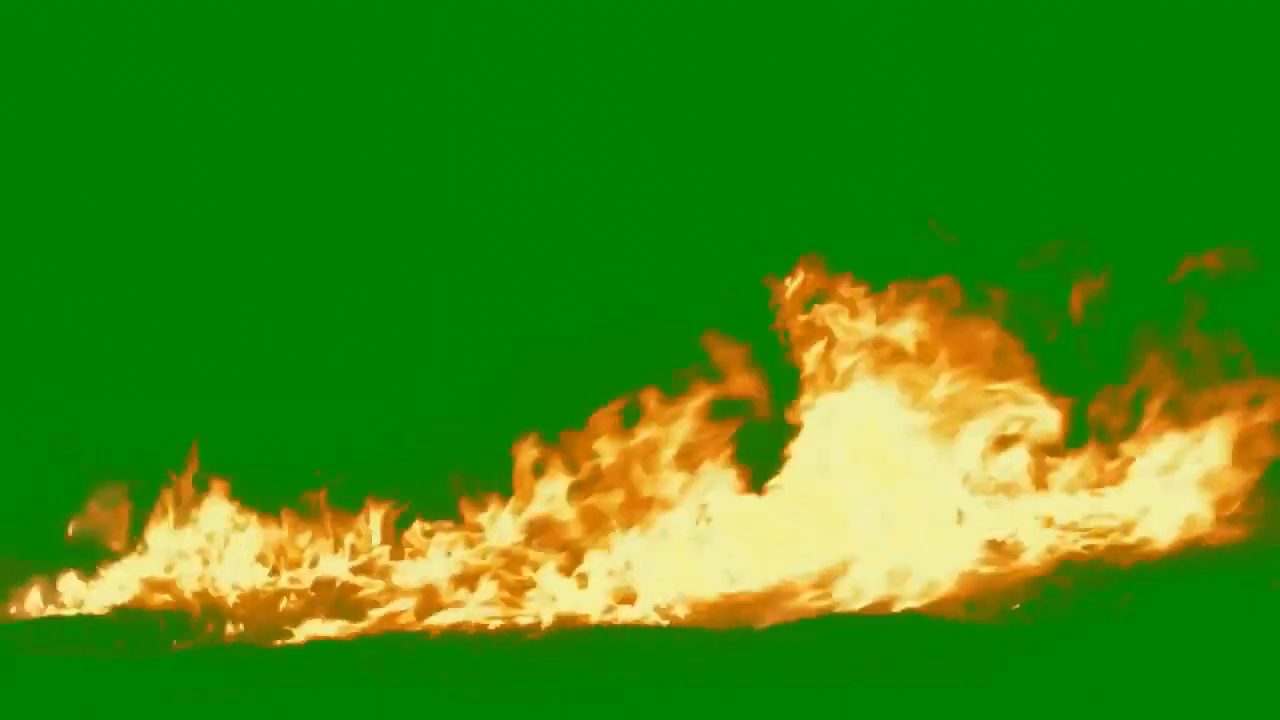
#> input picture frame 35 of HSV Algorithms/fire.mp4, 1280 x 720 px
$ jupyter execute 'Fire Detetction.ipynb'
#> lines starting #> are read from the running program, lines starting #| are printed output that depends on the picture; after the words box and inside, x2 and y2 are one past the last pixel; in counts of white or black regions, pixels touching at a corner belong together
[cell 1]
import cv2
import numpy as np
import playsound
import threading
def play_alarm_sound_function():
    while True:
        playsound.playsound('alarm-sound.mp3', True)
Alarm_Status = False
Fire_Reported = 0
video = cv2.VideoCapture("fire.mp4")
while True:
    grabbed, frame = video.read()
#> frame is the input picture: shape (720, 1280, 3); mean B, G, R 19.6, 137.9, 60.1
    if not grabbed:
        break
    frame = cv2.resize(frame, (960, 540))
#> frame: shape (540, 960, 3)
    blur = cv2.GaussianBlur(frame, (21, 21), 0)
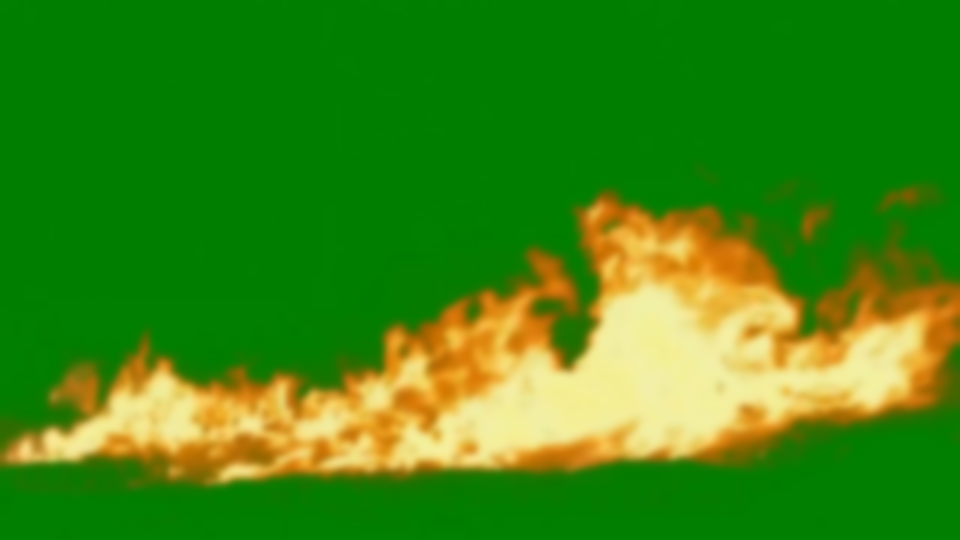
#> blur: shape (540, 960, 3); mean B, G, R 19.6, 137.9, 60.1
    hsv = cv2.cvtColor(blur, cv2.COLOR_BGR2HSV)
#> hsv: shape (540, 960, 3); mean H, S, V 49.2, 233.6, 147.8
    lower_red = np.array([18, 50, 50])
    upper_red = np.array([35, 255, 255])
    mask = cv2.inRange(hsv, lower_red, upper_red)
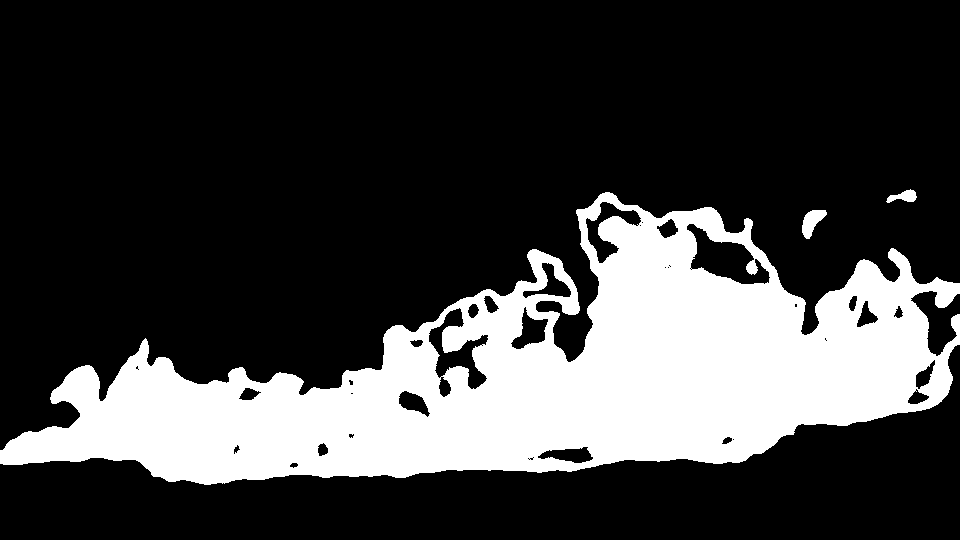
#> mask: shape (540, 960); 24.7% white; 3 white regions, box (x1, y1, x2, y2) and area: (0, 192, 960, 485) 127279, (802, 210, 827, 239) 401, (886, 189, 917, 203) 236

    output = cv2.bitwise_and(frame, frame, mask=mask)
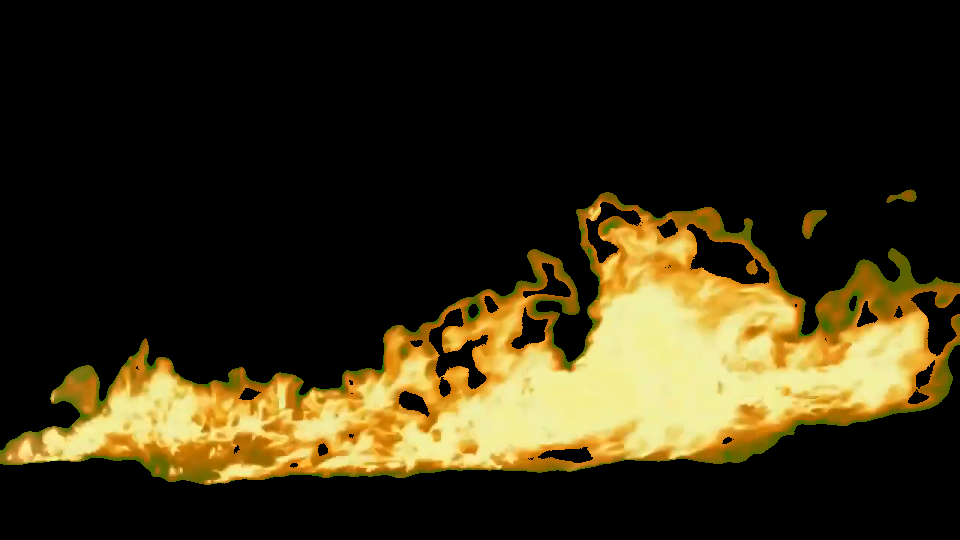
#> output: shape (540, 960, 3); mean B, G, R 19.4, 44.2, 52.6
    no_red = cv2.countNonZero(mask)
#> no_red = 127916
    if int(no_red) > 15000:
        Fire_Reported += 1
    cv2.imshow("output", output)
    if Fire_Reported >= 1 and not Alarm_Status:
        threading.Thread(target=play_alarm_sound_function).start()
        Alarm_Status = True
    if cv2.waitKey(1) & 0xFF == ord('q'):
#> (key q is pressed here)
        break
cv2.destroyAllWindows()
video.release()

$ run again, starting later in the video
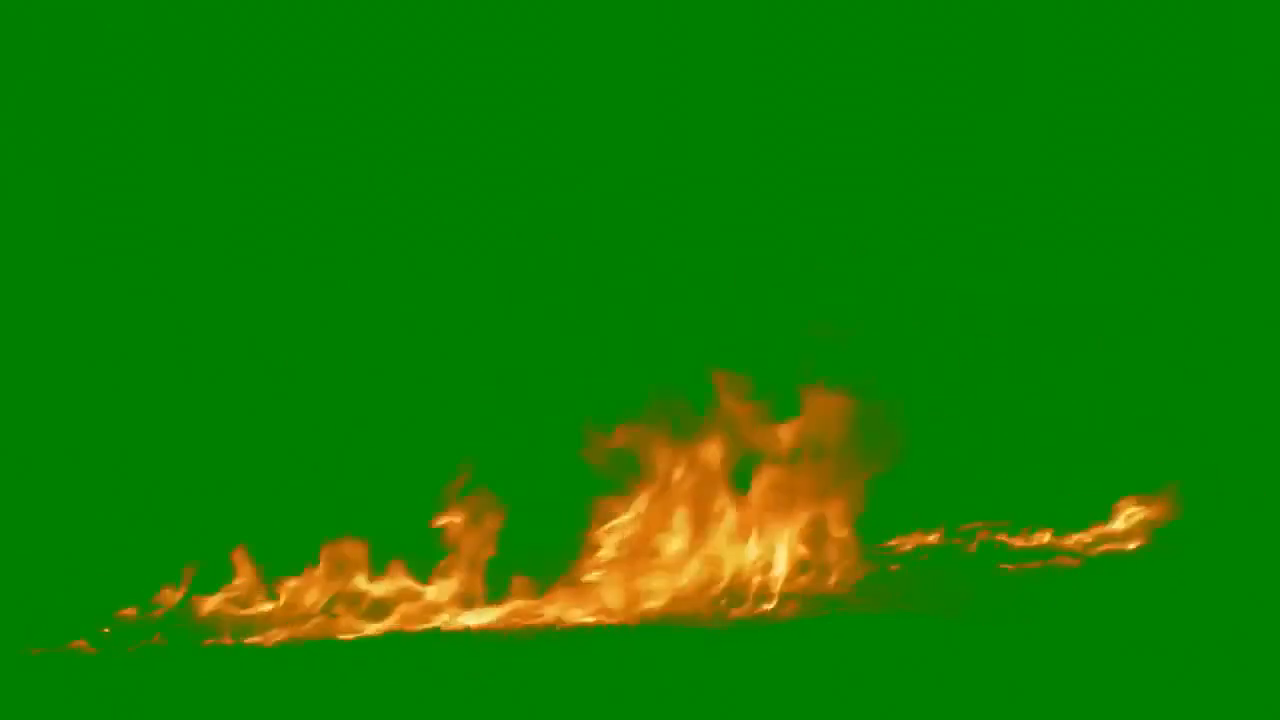
#> input picture frame 157 of HSV Algorithms/fire.mp4, 1280 x 720 px
#> frame is the input picture: shape (720, 1280, 3); mean B, G, R 1.6, 125.5, 19.5
#> frame: shape (540, 960, 3)
#> hsv: shape (540, 960, 3); mean H, S, V 55.6, 252.9, 130.9
#> `mask = cv2.inRange(hsv, lower_red, upper_red)`:
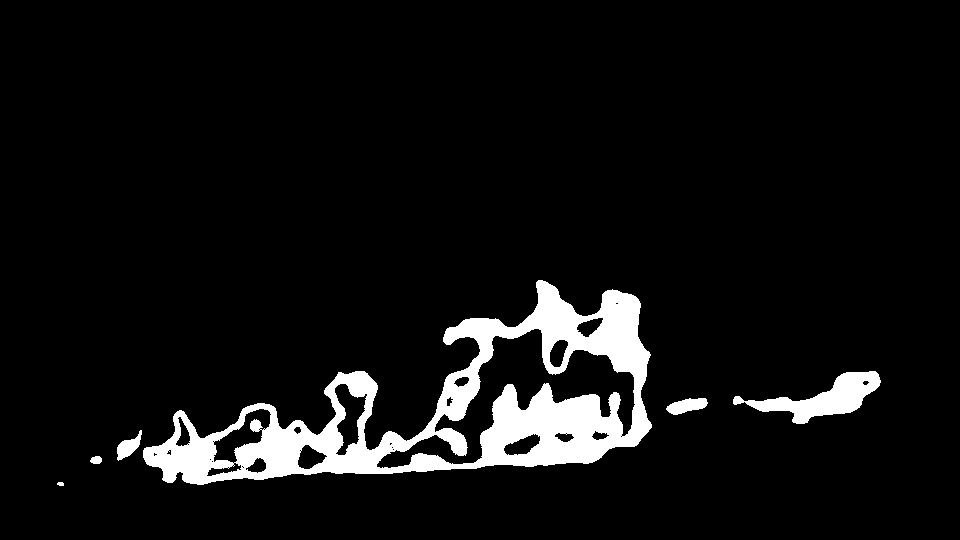
#> mask: shape (540, 960); 6.9% white; 6 white regions, box (x1, y1, x2, y2) and area: (143, 280, 652, 485) 31667, (733, 371, 881, 424) 2951, (666, 398, 708, 415) 454, (117, 430, 142, 461) 360, (90, 456, 102, 464) 77, (57, 482, 64, 486) 24
#> `output = cv2.bitwise_and(frame, frame, mask=mask)`:
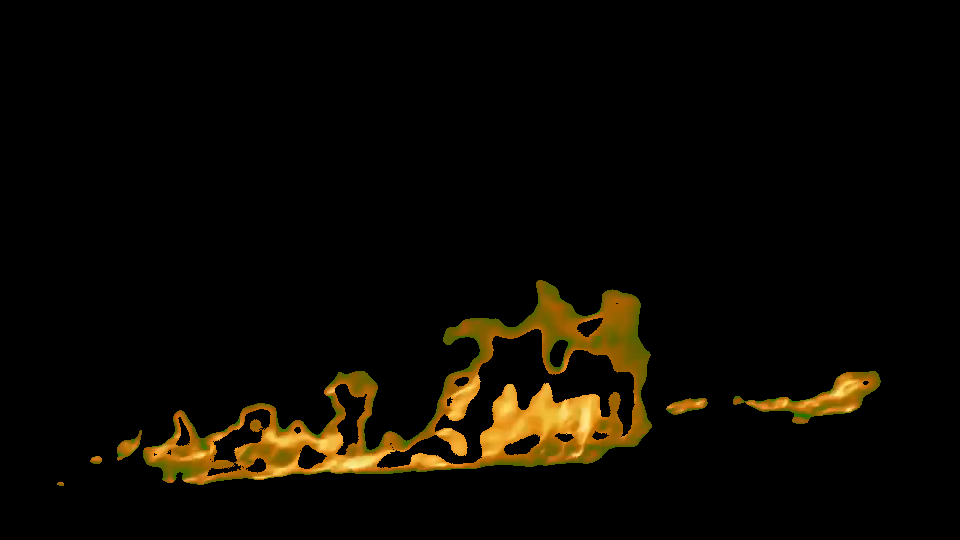
#> output: shape (540, 960, 3); mean B, G, R 1.2, 8.3, 11.8
#> no_red = 35533

$ run again, starting later in the video
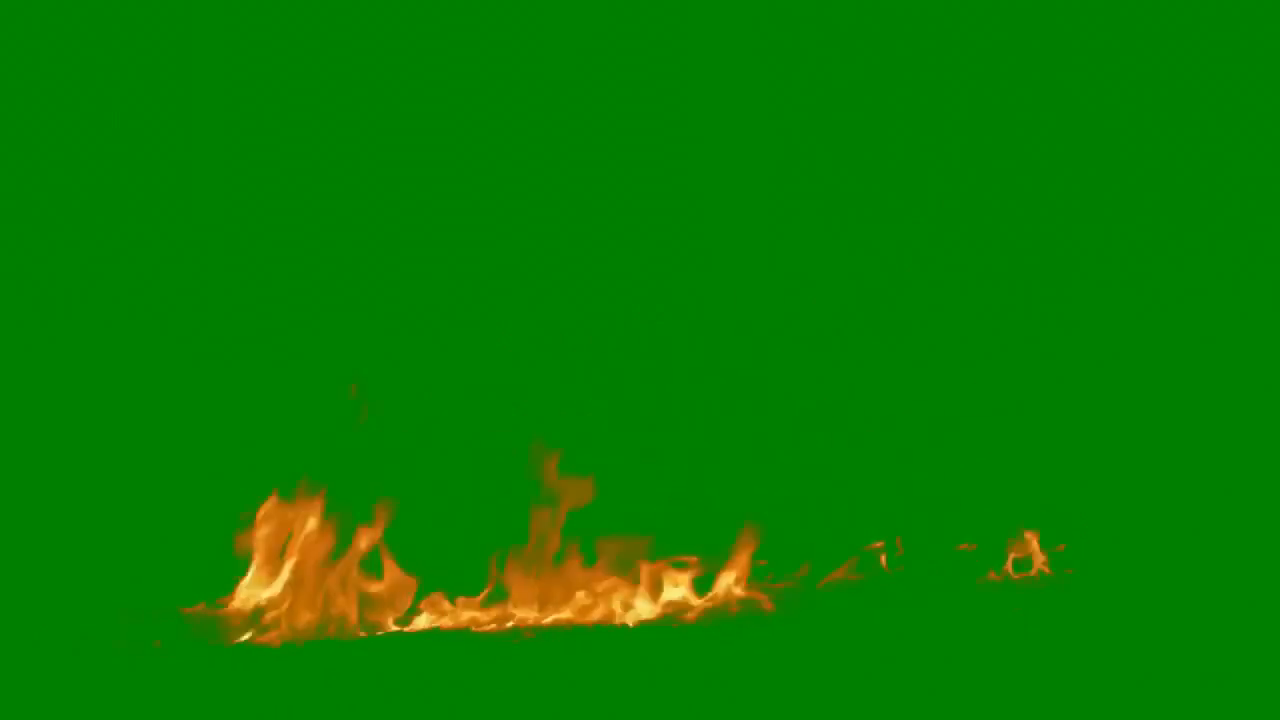
#> input picture frame 280 of HSV Algorithms/fire.mp4, 1280 x 720 px
#> frame is the input picture: shape (720, 1280, 3); mean B, G, R 0.7, 125.9, 9.5
#> frame: shape (540, 960, 3)
#> hsv: shape (540, 960, 3); mean H, S, V 57.8, 254, 128.2
#> `mask = cv2.inRange(hsv, lower_red, upper_red)`:
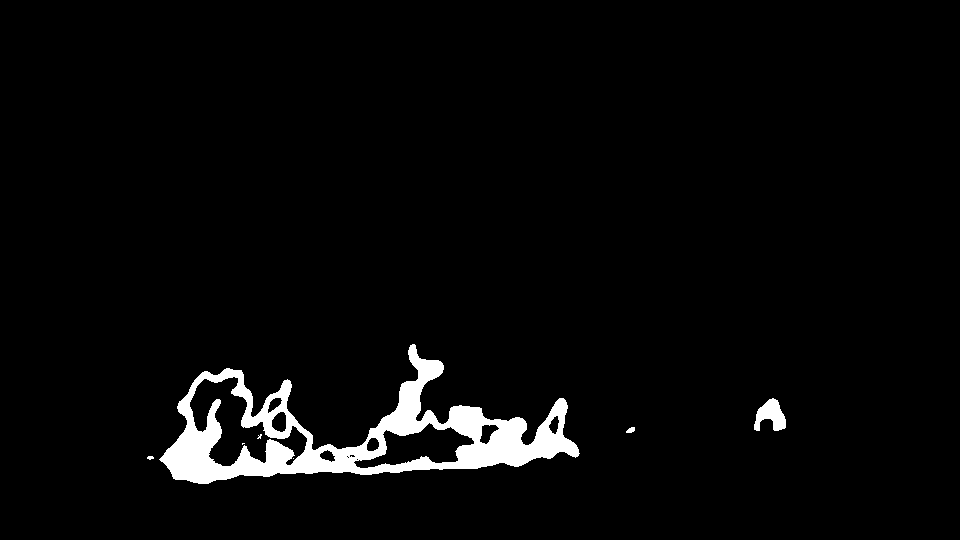
#> mask: shape (540, 960); 3.4% white; 7 white regions (3 under 20 px), largest, box (x1, y1, x2, y2) and area: (159, 344, 580, 484) 17177, (754, 398, 786, 431) 629, (626, 427, 635, 433) 39, (147, 456, 154, 460) 21
#> `output = cv2.bitwise_and(frame, frame, mask=mask)`:
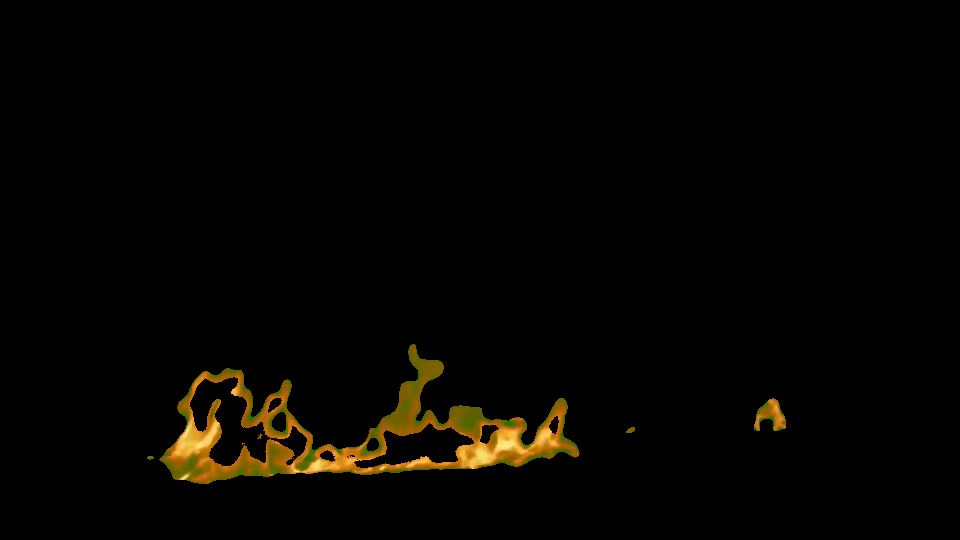
#> output: shape (540, 960, 3); mean B, G, R 0.6, 4.1, 5.6
#> no_red = 17884
